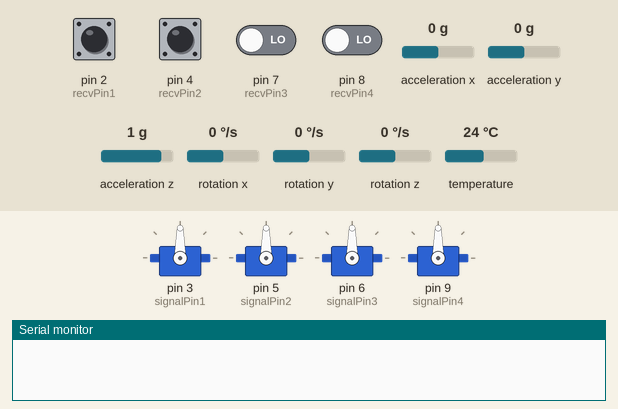
Simulated run of this sketch. Board: Arduino Uno, built with avr-gcc and run on an emulated ATmega328P. Shown: 4 × servo, the last lines printed to the serial monitor. The inputs (shaded band) are chosen by the test bench; at power-on: pin 2 (recvPin1), pin 4 (recvPin2), pin 7 (recvPin3), pin 8 (recvPin4) LOW, acceleration x 0 g, acceleration y 0 g, acceleration z 1 g, rotation x 0 °/s, rotation y 0 °/s, rotation z 0 °/s, temperature 24 °C.

Above: at 1.3 s.
1.4 s: pin 4 (recvPin2) pulsed HIGH 2 times (0.12 s each, 0.3 s apart)
At 4.1 s:
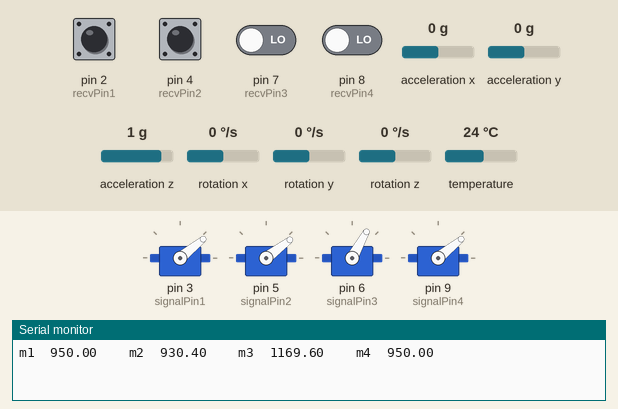
7.1 s: acceleration x set to -1.4 g
At 8.9 s:
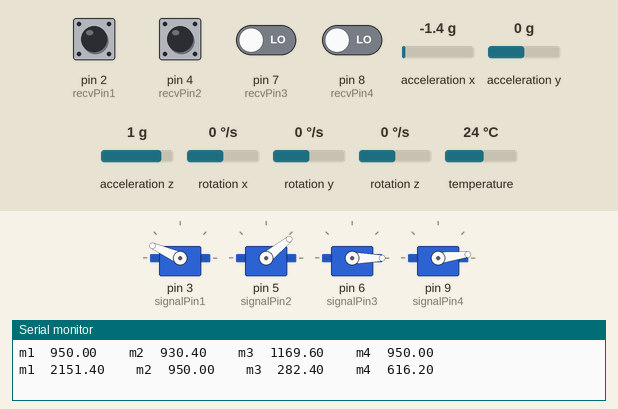
12.2 s: pin 2 (recvPin1) pulsed HIGH 2 times (0.12 s each, 0.3 s apart)
At 16.7 s:
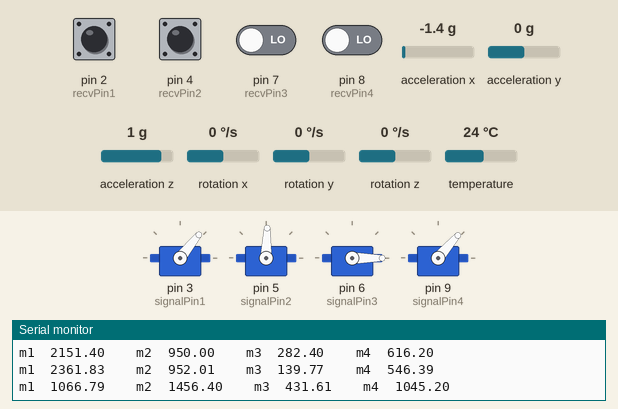
Timing chart, 0 to 36.9 s (numbered marks = the images above; inputs shaded):
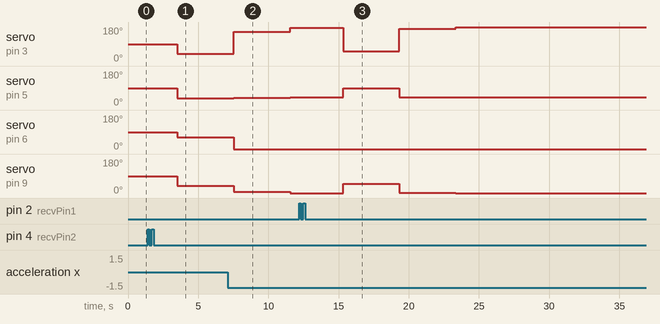

Measured:
- after the input at 1.4 s, servo on pin 3 (signalPin1), servo on pin 9 (signalPin4): 90° → 39° after 2.1 s; servo on pin 5 (signalPin2): 90° → 37° after 2.1 s; servo on pin 6 (signalPin3): 90° → 61° after 2.1 s
- after the input at 12.2 s, servo on pin 9 (signalPin4): 0° → 49° after 3.1 s, → 2° 4.0 s later, → 0° 4.0 s later

The sketch:

Drone.ino
```cpp
// Controls
//     throttle      pitch
// yaw     ┼          ┼    roll

#include <Adafruit_MPU6050.h>
#include <Adafruit_Sensor.h>
#include <Wire.h>
#include <Servo.h>

#define recvPin1 2
#define recvPin2 4
#define recvPin3 7
#define recvPin4 8

#define signalPin1 3
#define signalPin2 5
#define signalPin3 6
#define signalPin4 9

#define RAD_TO_DEGREE 57.29
#define READINGS 11

#define GYRO_PART 0.990
#define ACC_PART 0.010

Servo motor1, motor2, motor3, motor4;

void callibrate();
void initalize_imu();
bool imu_read();
void compute_gyro_angles();
void compute_accelerometer_values();
void compute_complimentary_filter_angles_values();
float mapValue(float v,float range1,float range2,float min1,float max1);
void rc_read_values();
void fc_process();

struct Vector2 {
  float x;
  float y;
};

struct Vector3 {
  float x;
  float y;
  float z;
};

Adafruit_MPU6050 mpu;

sensors_event_t a, g, temp;

Vector3 angles, acc_angle, gyro_angles, rates, acc_filtered;

float ACC_X_OFFSET, ACC_Y_OFFSET, ACC_Z_OFFSET, GYRO_X_OFFSET, GYRO_Y_OFFSET, GYRO_Z_OFFSET;


//Gyro rates and angle
uint32_t gyro_last_update = micros();
float delta_t;

//Mean Filter
float input;
float history[READINGS][3]={0};
int pointer= 0;

float throttle, roll, pitch, yaw;
float roll_adjust, pitch_adjust, yaw_adjust;

void setup(void) {
  Serial.begin(115200);

  pinMode(recvPin1,INPUT);
  pinMode(recvPin2,INPUT);
  pinMode(recvPin3,INPUT);
  pinMode(recvPin4,INPUT);

  motor1.attach(signalPin1);
  motor2.attach(signalPin2);
  motor3.attach(signalPin3);
  motor4.attach(signalPin4);

  initalize_imu();

  callibrate();

  delay(100);

}

void loop() {

  while(!imu_read());
  rc_read_values();
  fc_process();
  delay(10);
}

//SETUP FUNCTIONS
void initalize_imu(){
  if (!mpu.begin()) {
    Serial.println("Failed to find MPU6050 chip");
    while (1) {
      delay(10);
    }
  }

  mpu.setAccelerometerRange(MPU6050_RANGE_16_G);
  mpu.setGyroRange(MPU6050_RANGE_250_DEG);
  mpu.setFilterBandwidth(MPU6050_BAND_21_HZ);
}

void callibrate(){
  float acc_x, acc_y, acc_z;
  float gyro_x, gyro_y, gyro_z;

  for(int i=0;i<10;i++){
    mpu.getEvent(&a, &g, &temp);
  }

  int readings=30;
  for(int i=0;i<readings;i++){

    mpu.getEvent(&a, &g, &temp);
    acc_x+=a.acceleration.x;
    acc_y+=a.acceleration.y;
    acc_z+=a.acceleration.z;

    gyro_x+=g.gyro.x;
    gyro_y+=g.gyro.y;
    gyro_z+=g.gyro.z;
  }

  ACC_X_OFFSET = -acc_x/readings;
  ACC_Y_OFFSET = -acc_y/readings;
  ACC_Z_OFFSET = 1-(acc_z/readings);

  GYRO_X_OFFSET = -gyro_x/readings;
  GYRO_Y_OFFSET = -gyro_y/readings;
  GYRO_Z_OFFSET = -gyro_z/readings;
}

//LOOP FUNCTIONS
bool imu_read(){
  //GET VALUES
  mpu.getEvent(&a, &g, &temp);

  //PROCESS VALUES
  compute_gyro_angles();
  compute_accelerometer_values();
  compute_complimentary_filter_angles_values();

  return true;
}

void compute_gyro_angles(){
  // DEBUG
  // mpu6050_read_gyro(&gyro_rates);

  rates.x = g.gyro.x + GYRO_X_OFFSET;
  rates.y = g.gyro.y + GYRO_Y_OFFSET;
  rates.z = g.gyro.z + GYRO_Z_OFFSET;

  delta_t = (micros() - gyro_last_update) / 1000;
  delta_t = delta_t / 1000;

  gyro_angles.x +=(rates.x * delta_t * RAD_TO_DEGREE); // }
  gyro_angles.y +=(rates.y * delta_t * RAD_TO_DEGREE); // }- not used anywhere kept for analysis
  gyro_angles.z +=(rates.z * delta_t * RAD_TO_DEGREE); // }

  // DEBUG
  // Serial.print("gyro_angle:");
  // Serial.print(gyro_angles.x);
  // Serial.print("\ty-angle:");
  // Serial.print(gyro_angles.y);
  // Serial.print("\tz-angle:");
  // Serial.println(gyro_angles.z);

  gyro_last_update = micros();

}

void compute_accelerometer_values(){
  filter_accelerometer_values(&acc_filtered);

  float x, y, z;
  x = acc_filtered.x;
  y = acc_filtered.y;
  z = acc_filtered.z;

  acc_angle.x = atan2(y, z) * RAD_TO_DEGREE;
  acc_angle.y = atan2(-x, sqrt(y*y +z*z)) * RAD_TO_DEGREE;

  // DEBUG
  // Serial.print("\tacc_angle: ");
  // Serial.print(acc_angle.x);
  // Serial.print("\tY: ");
  // Serial.println(acc_angle.y);
}

void filter_accelerometer_values(Vector3 *acc_filtered){
   history[pointer][0]=a.acceleration.x;
   history[pointer][1]=a.acceleration.y;
   history[pointer][2]=a.acceleration.z;
   if(pointer==READINGS-1){
     pointer=0;
   }
   else{
     pointer++;
   }

   float sum_x=0, sum_y=0, sum_z=0;
   for(int i=0;i<READINGS;i++){
     sum_x+=history[i][0];
     sum_y+=history[i][1];
     sum_z+=history[i][2];
   }
   acc_filtered->x=sum_x/READINGS;
   acc_filtered->y=sum_y/READINGS;
   acc_filtered->z=sum_z/READINGS;

}

void compute_complimentary_filter_angles_values(){
  angles.x = GYRO_PART * (angles.x + (rates.x * delta_t)) + ACC_PART  * acc_angle.x;
  angles.y = GYRO_PART * (angles.y + (rates.y * delta_t)) + ACC_PART  * acc_angle.y;
  angles.z = GYRO_PART * (angles.z + (rates.z * delta_t)) + ACC_PART  * acc_angle.z;  // TEST THIS

  // DEBUG
  // Serial.print("\tcomplimentary: ");
  // Serial.println(angles.x);

}

float mapValue(float v,float range1,float range2,float min1,float max1){
    v=map(v, range1, range2, min1, max1);
    if(v>max1) v=max1;
    else if(v<min1) v=min1;

    return v;
}

void rc_read_values(){
  roll      = pulseIn(recvPin1,HIGH);
  pitch     = pulseIn(recvPin2,HIGH);
  throttle  = pulseIn(recvPin3,HIGH);
  yaw       = pulseIn(recvPin4,HIGH);

  // Needs to be calibrated according to the reciver
  roll    = mapValue(roll,1110.0, 1840.0,-25.0,25.0);
  pitch   = mapValue(pitch,1205.0, 1840.0,-25.0,25.0);
  throttle= mapValue(throttle,1180.0, 1800.0,1000.0,2000.0);
  yaw     = mapValue(yaw,1880.0, 1115.0,-50.0,50.0);

}

#define KP 2.0
#define KI 2.0
void fc_process(){
  float error_roll = roll - angles.x; // desired_roll(i.e. reading) - current_roll(i.e. angle.x)
  float error_pitch = pitch - angles.y; // angle.y
  float error_yaw = yaw - angles.z;  // angle.z

  float proptional, integral;

  proptional = KP * error_roll;
  integral += KI * error_roll * delta_t;
  roll_adjust = proptional + integral;

  proptional = KP * error_pitch;
  integral += KI * error_pitch * delta_t;
  pitch_adjust = proptional + integral;

  proptional = KP * error_pitch;
  integral += KI * error_pitch * delta_t;
  yaw_adjust = proptional + integral;

  float m1 = throttle - roll_adjust - pitch_adjust - yaw_adjust;
  float m2 = throttle + roll_adjust + pitch_adjust - yaw_adjust;
  float m3 = throttle - roll_adjust + pitch_adjust + yaw_adjust;
  float m4 = throttle + roll_adjust - pitch_adjust + yaw_adjust;

  Serial.print("m1\t");
  Serial.print(m1);
  Serial.print("\t\tm2\t");
  Serial.print(m2);
  Serial.print("\t\tm3\t");
  Serial.print(m3);
  Serial.print("\t\tm4\t");
  Serial.println(m4);

  motor1.writeMicroseconds(m1);
  motor2.writeMicroseconds(m2);
  motor3.writeMicroseconds(m3);
  motor4.writeMicroseconds(m4);

}
```
